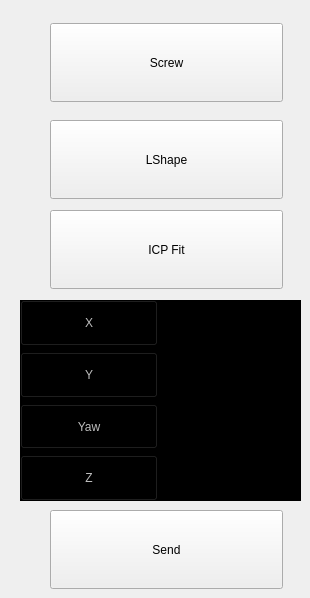
           <widget class="QWidget" name="VisionPage">
            <widget class="QPushButton" name="VisionOne">
             <property name="geometry">
              <rect>
               <x>50</x>
               <y>23</y>
               <width>233</width>
               <height>79</height>
              </rect>
             </property>
             <property name="sizePolicy">
              <sizepolicy hsizetype="Minimum" vsizetype="Preferred">
               <horstretch>0</horstretch>
               <verstretch>0</verstretch>
              </sizepolicy>
             </property>
             <property name="styleSheet">
              <string notr="true"/>
             </property>
             <property name="text">
              <string>Screw</string>
             </property>
             <property name="checkable">
              <bool>true</bool>
             </property>
             <attribute name="buttonGroup">
              <string notr="true">VisionButtonGroup</string>
             </attribute>
            </widget>
            <widget class="QPushButton" name="VisionTwo">
             <property name="geometry">
              <rect>
               <x>50</x>
               <y>120</y>
               <width>233</width>
               <height>79</height>
              </rect>
             </property>
             <property name="sizePolicy">
              <sizepolicy hsizetype="Minimum" vsizetype="Preferred">
               <horstretch>0</horstretch>
               <verstretch>0</verstretch>
              </sizepolicy>
             </property>
             <property name="styleSheet">
              <string notr="true"/>
             </property>
             <property name="text">
              <string>LShape</string>
             </property>
             <property name="checkable">
              <bool>true</bool>
             </property>
             <attribute name="buttonGroup">
              <string notr="true">VisionButtonGroup</string>
             </attribute>
            </widget>
            <widget class="QPushButton" name="VisionThree">
             <property name="geometry">
              <rect>
               <x>50</x>
               <y>210</y>
               <width>233</width>
               <height>79</height>
              </rect>
             </property>
             <property name="sizePolicy">
              <sizepolicy hsizetype="Minimum" vsizetype="Preferred">
               <horstretch>0</horstretch>
               <verstretch>0</verstretch>
              </sizepolicy>
             </property>
             <property name="styleSheet">
              <string notr="true"/>
             </property>
             <property name="text">
              <string>ICP Fit</string>
             </property>
             <property name="checkable">
              <bool>true</bool>
             </property>
             <attribute name="buttonGroup">
              <string notr="true">VisionButtonGroup</string>
             </attribute>
            </widget>
            <widget class="QPushButton" name="VisionSendButton">
             <property name="geometry">
              <rect>
               <x>50</x>
               <y>510</y>
               <width>233</width>
               <height>79</height>
              </rect>
             </property>
             <property name="sizePolicy">
              <sizepolicy hsizetype="Minimum" vsizetype="Preferred">
               <horstretch>0</horstretch>
               <verstretch>0</verstretch>
              </sizepolicy>
             </property>
             <property name="styleSheet">
              <string notr="true"/>
             </property>
             <property name="text">
              <string>Send</string>
             </property>
             <property name="checkable">
              <bool>false</bool>
             </property>
            </widget>
            <widget class="QWidget" name="VisionPoseWidget" native="true">
             <property name="geometry">
              <rect>
               <x>20</x>
               <y>300</y>
               <width>281</width>
               <height>201</height>
              </rect>
             </property>
             <property name="styleSheet">
              <string notr="true">background-color: #000000;</string>
             </property>
             <layout class="QGridLayout" name="gridLayout">
              <item row="1" column="1">
               <widget class="QLabel" name="yVisionLabel">
                <property name="text">
                 <string>TextLabel</string>
                </property>
               </widget>
              </item>
              <item row="1" column="0">
               <widget class="QPushButton" name="yVision">
                <property name="enabled">
                 <bool>false</bool>
                </property>
                <property name="sizePolicy">
                 <sizepolicy hsizetype="Minimum" vsizetype="Preferred">
                  <horstretch>0</horstretch>
                  <verstretch>0</verstretch>
                 </sizepolicy>
                </property>
                <property name="styleSheet">
                 <string notr="true"/>
                </property>
                <property name="text">
                 <string>Y</string>
                </property>
                <property name="checkable">
                 <bool>false</bool>
                </property>
               </widget>
              </item>
              <item row="0" column="1">
               <widget class="QLabel" name="xVisionLabel">
                <property name="text">
                 <string>TextLabel</string>
                </property>
               </widget>
              </item>
              <item row="2" column="0">
               <widget class="QPushButton" name="Yaw">
                <property name="enabled">
                 <bool>false</bool>
                </property>
                <property name="sizePolicy">
                 <sizepolicy hsizetype="Minimum" vsizetype="Preferred">
                  <horstretch>0</horstretch>
                  <verstretch>0</verstretch>
                 </sizepolicy>
                </property>
                <property name="styleSheet">
                 <string notr="true"/>
                </property>
                <property name="text">
                 <string>Yaw</string>
                </property>
                <property name="checkable">
                 <bool>false</bool>
                </property>
               </widget>
              </item>
              <item row="0" column="0">
               <widget class="QPushButton" name="xVision">
                <property name="enabled">
                 <bool>false</bool>
                </property>
                <property name="sizePolicy">
                 <sizepolicy hsizetype="Minimum" vsizetype="Preferred">
                  <horstretch>0</horstretch>
                  <verstretch>0</verstretch>
                 </sizepolicy>
                </property>
                <property name="styleSheet">
                 <string notr="true"/>
                </property>
                <property name="text">
                 <string>X</string>
                </property>
                <property name="checkable">
                 <bool>false</bool>
                </property>
               </widget>
              </item>
              <item row="4" column="0">
               <widget class="QPushButton" name="zVision">
                <property name="enabled">
                 <bool>false</bool>
                </property>
                <property name="sizePolicy">
                 <sizepolicy hsizetype="Minimum" vsizetype="Preferred">
                  <horstretch>0</horstretch>
                  <verstretch>0</verstretch>
                 </sizepolicy>
                </property>
                <property name="styleSheet">
                 <string notr="true"/>
                </property>
                <property name="text">
                 <string>Z</string>
                </property>
                <property name="checkable">
                 <bool>false</bool>
                </property>
               </widget>
              </item>
              <item row="2" column="1">
               <widget class="QLabel" name="YawVisionLabel">
                <property name="text">
                 <string>TextLabel</string>
                </property>
               </widget>
              </item>
              <item row="4" column="1">
               <widget class="QLabel" name="zVisionLabel">
                <property name="text">
                 <string>TextLabel</string>
                </property>
               </widget>
              </item>
             </layout>
            </widget>
           </widget>
